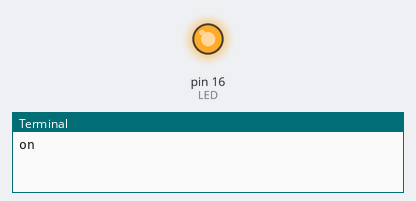
The program below on a simulated Raspberry Pi (header pin numbers). On the bench: output pins drawn as LEDs (lit = HIGH), the last lines printed to the terminal. At 5.0 s the program stops and its outputs stay as they are.

Above: at 0.1 s.
At 5.1 s:
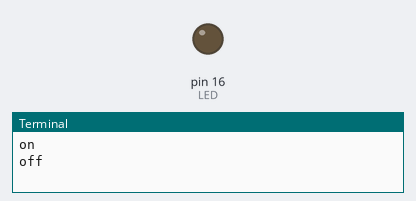
Timing chart, 0 to 6.5 s (numbered marks = the images above):
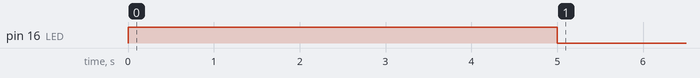

The program:

0_LED.py
```python
import RPi.GPIO as GPIO
from time import sleep

GPIO.setmode(GPIO.BOARD)

#Write your program below

#GPIO pins for LED
LED = 16
GPIO.setup(LED, GPIO.OUT)

print("on")
GPIO.output(LED, GPIO.HIGH)

sleep(5)

print("off")
GPIO.output(LED, GPIO.LOW)
GPIO.cleanup()
```

Measured:
- by itself, pin 16 (LED): LOW → HIGH at 0.00 s, → LOW 5.0 s later
